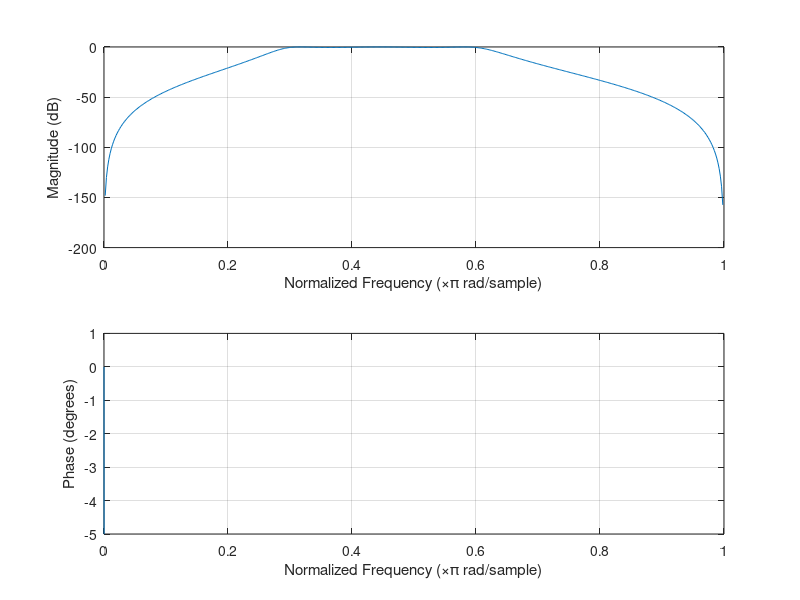
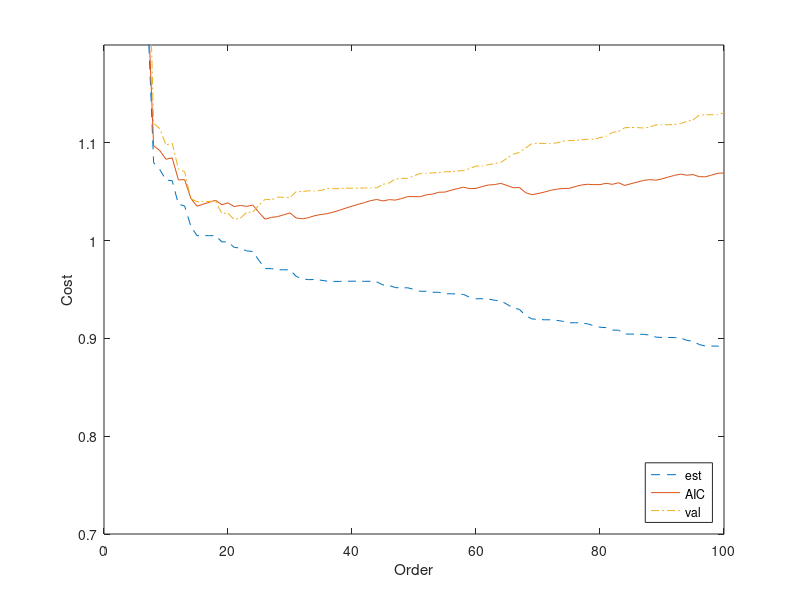
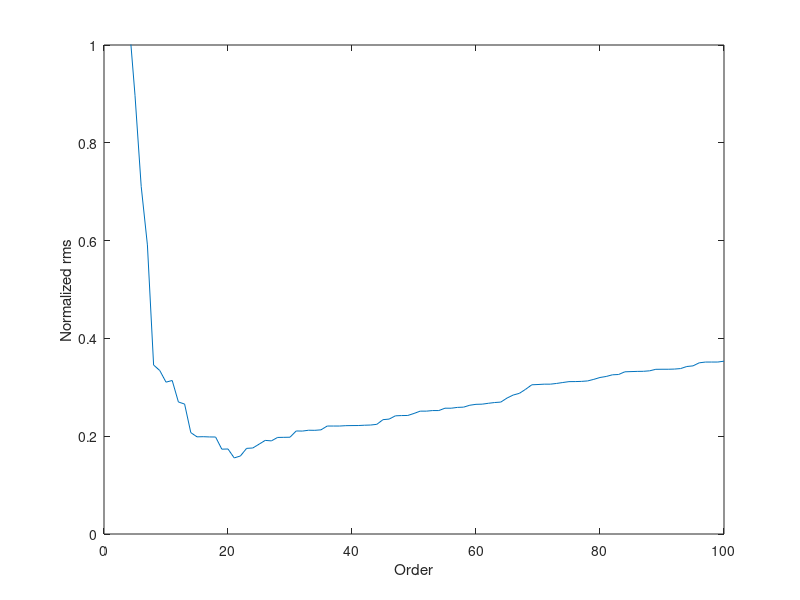

MATLAB code to generate these figures, in order:
clear variables;
close all;

% initaliseer de parameters.
N_est = 1000;
N_val = 10000;
K_est = zeros(N_est);
D_est = zeros(N_est);
D_val = zeros(N_val);
sigma_ny = 0.5;
sigma_u0 = 1;
I = 100;
grid = linspace(1,I,I);

% Maak de noise, de filter co�fficienten, de ingang en uitgangssignalen.
ny_est = randn(N_est,1);
ny_est = sigma_ny*ny_est/std(ny_est);
ny_val = randn(N_val,1);
ny_val = sigma_ny*ny_val/std(ny_val);
[b,a] = cheby1(3,0.5,[2*0.15 2*0.3]);

% Maak signaal voor estimator
u0_est = randn(N_est,1);
y0_est = filter (b,a,u0_est);
y_est = y0_est + ny_est;

% Maak signaal voor validator.
u0_val = [u0_est' randn(N_val-N_est,1)']';
y0_val = filter(b,a,u0_val);
y_val = y0_val + ny_val;
theta = zeros(I,1);

% Plot de filter.
figure();
freqz(b,a);
ylim([-5,1]);

% Stel de matrix G (impuls responsie) op.
for j = 1:I
    K_est = toeplitz(u0_est(:,1), [u0_est(1,1) zeros(1,I)] );
end

% Maak y_hoed voor I = 1 tot 100.
g_est = K_est\y_est;
g_est = g_est';

% Bereken V_ls en V_aic voor de estimation data set.
V_ls = zeros(I,1);
V_aic = zeros(I,1);
for t = 1:I
    yh = filter(g_est(1,1:t),1,u0_est);
    V_ls(t,1) = 0;
    for i = 1:N_est
        V_ls(t,1) = V_ls(t,1) + (y_est(i,1)-yh(i,1))^2;
    end
    V_aic(t,1) = V_ls(t,1)*(1+2*t/N_est)/(N_est*sigma_ny^2);
    V_ls(t,1) = V_ls(t,1)/(N_est*sigma_ny^2);
end

% Plot V_est en V_aic.
figure()
plot(grid,V_ls(:,1),'--');
hold on
plot(grid,V_aic(:,1),'-');
hold on

% Bereken V_ls en V_0 voor de validation data set.
V_ls = zeros(I,1);
V_0 = zeros(I,1);
for t = 1:I
    yh = filter(g_est(1,1:t),1,u0_val);
    V_ls(t,1) = 0;
    V_0(t,1) = 0;
    for i = 1:N_val
        V_ls(t,1) = V_ls(t,1) + (y_val(i,1)-yh(i,1))^2;
        V_0(t,1) = V_0(t,1) + (y0_val(i,1)-yh(i,1))^2;
    end
    V_ls(t,1) = V_ls(t,1)/(N_val*sigma_ny^2);
    V_0(t,1) = sqrt(V_0(t,1)/(N_val*sigma_ny^2));
end

% Plot V_val
plot(grid,V_ls(:,1), '-.');
legend('est', 'AIC','val', 'Location', 'southeast');
xlabel('Order');
ylabel('Cost');
xlim([0 I]);
ylim([0.7 1.2]);

% Plot V_0
figure()
plot(grid,V_0(:,1), '-');
ylim([0 1]);
xlim([0 I]);
xlabel('Order');
ylabel('Normalized rms');
